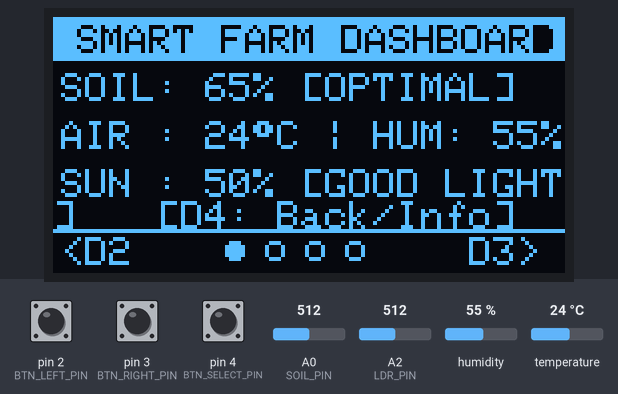
A program run on a simulated Arduino Nano, built with avr-gcc and run on an emulated ATmega328P. On the bench: 128×64 one-colour display. The inputs (shaded band) are chosen by the test bench; at power-on: pin 2 (BTN_LEFT_PIN) HIGH, A2 (LDR_PIN) = 512, pin 4 (BTN_SELECT_PIN) HIGH, pin 3 (BTN_RIGHT_PIN) HIGH, A0 (SOIL_PIN) = 512, humidity 55 %, temperature 24 °C. What the program prints to the serial monitor is not drawn.

Above: at 2.6 s.
2.7 s: pin 2 (BTN_LEFT_PIN) pulled LOW for 0.15 s
At 3.4 s:
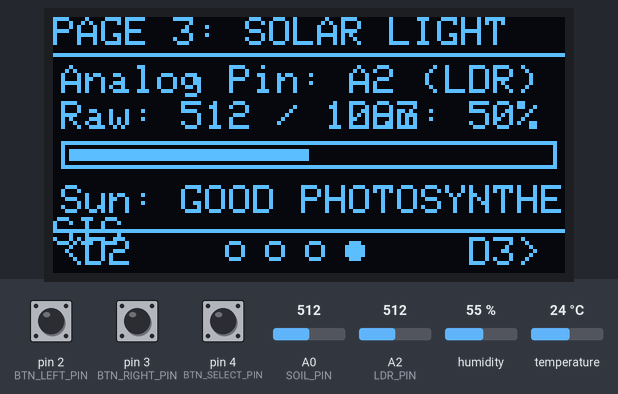
4.3 s: A2 (LDR_PIN) set to 470
At 5.5 s:
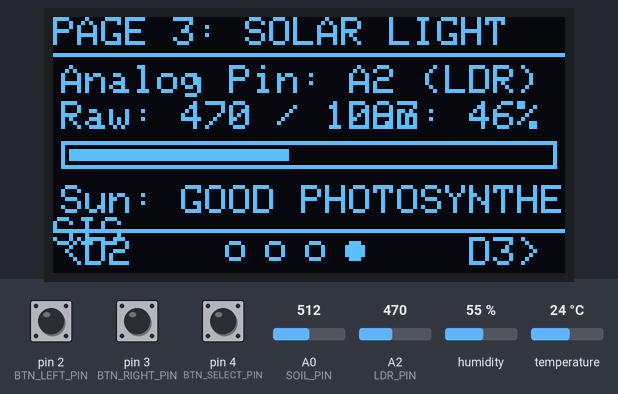
5.8 s: A2 (LDR_PIN) set to 445
At 7.3 s:
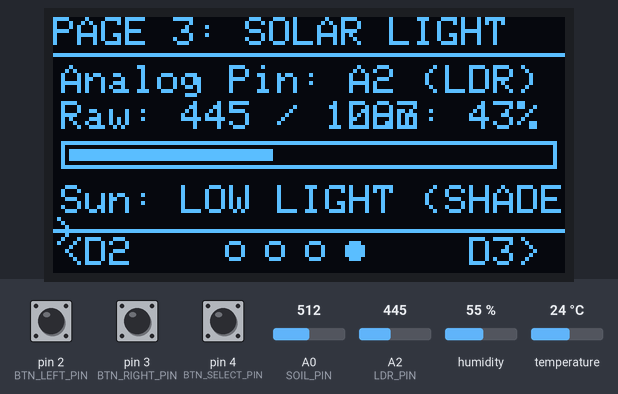
7.6 s: pin 2 (BTN_LEFT_PIN) pulled LOW for 1 s
At 8.1 s:
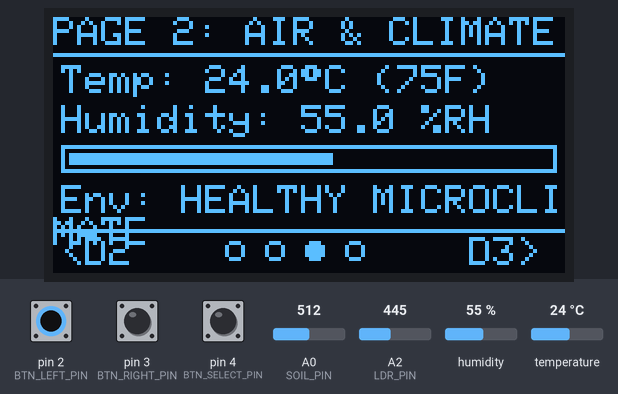
10.1 s: pin 2 (BTN_LEFT_PIN) pulled LOW for 0.15 s
At 11.3 s:
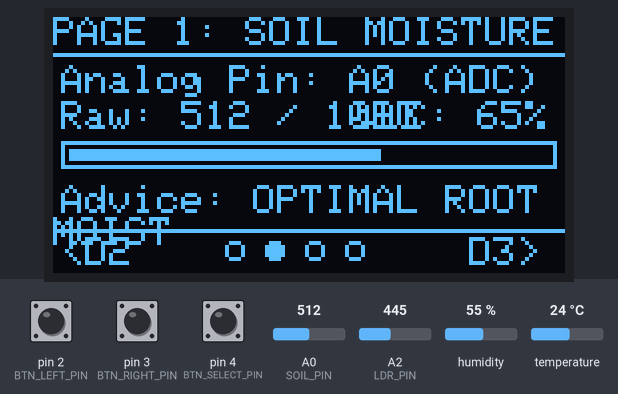
11.7 s: pin 4 (BTN_SELECT_PIN) pulled LOW for 0.15 s
At 11.87 s:
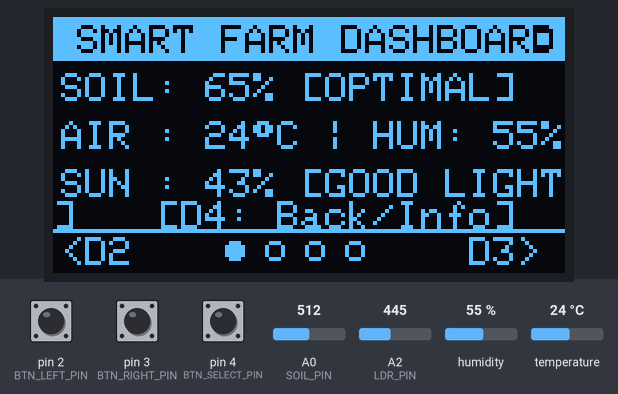
Timing chart, 0 to 13.4 s (numbered marks = the images above; inputs shaded):
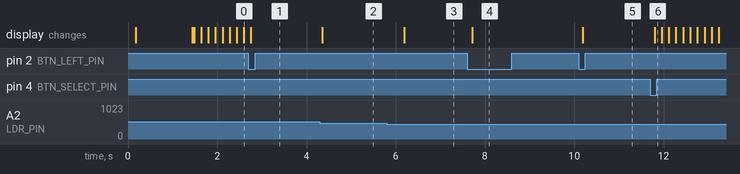

The program:

main.cpp
```cpp
/**
 * ============================================================================
 * Project: Smart Farming Assistance Device (Agri-Assist Handheld)
 * Target Microcontroller: Arduino Nano (ATmega328P, 5V, 16MHz)
 * Display: 0.96" Monochrome I2C OLED (SSD1306, 128x64)
 * Navigation: 3 Tactile Push Buttons (Left: D2, Right: D3, Select/Back: D4)
 *
 * Sensors:
 *   1. Soil Moisture Sensor (Analog): Pin A0 (ADC 0-1023)
 *   2. DHT11 Temp & Humidity Sensor: Pin A1 (Digital IO mode on Pin A1)
 *   3. LDR Light Sensor (Analog): Pin A2 (ADC 0-1023)
 *
 * Display Layout:
 *   - Page 0: Home Dashboard (Overview of all 3 sensors + agronomic health)
 *   - Page 1: Soil Moisture Details (Raw ADC, %, Progress Bar, Irrigation Advice)
 *   - Page 2: Micro-Climate Details (Temp in °C/°F, Humidity %, Heat Index, Crop Risk)
 *   - Page 3: Sunlight & Photometrics (Raw ADC, Light %, Progress Bar, Lighting Status)
 * ============================================================================
 */

#include <Arduino.h>
#include <Wire.h>
#include <Adafruit_GFX.h>
#include <Adafruit_SSD1306.h>
#include <DHT.h>

// ==================== HARDWARE PIN CONFIGURATION ====================
// 3 Push Buttons (Using internal INPUT_PULLUP: Pressed = LOW, Idle = HIGH)
#define BTN_LEFT_PIN      2    // Pin D2: Previous Page (Left)
#define BTN_RIGHT_PIN     3    // Pin D3: Next Page (Right)
#define BTN_SELECT_PIN    4    // Pin D4: Select / Back to Home Dashboard

// Sensors (Grouped cleanly on Arduino Nano Analog Pins)
#define SOIL_PIN          A0   // Soil Moisture Sensor (Analog In 0-1023)
#define DHT_PIN           A1   // DHT11 Sensor Signal Pin (Pin A1 / Digital 15)
#define LDR_PIN           A2   // LDR Light Sensor (Analog In 0-1023)
#define DHT_TYPE          DHT11

// OLED Display Configuration (I2C: SCL = Pin A5, SDA = Pin A4)
#define SCREEN_WIDTH      128
#define SCREEN_HEIGHT     64
#define OLED_RESET        -1   // Shared reset pin (-1 if no dedicated reset pin)
#define SCREEN_ADDRESS    0x3C // 0x3C is standard for 0.96" SSD1306 (or 0x3D)

// ==================== SENSOR CALIBRATION CONSTANTS ====================
// Typical resistive soil sensor: in dry air ~950-1023, in tap water ~250-350
// Invert logic: High ADC = Dry (0%), Low ADC = Saturated (100%)
#define SOIL_AIR_RAW      950
#define SOIL_WATER_RAW    280

// LDR calibration with 10k pull-down: Dark ~50-100, Direct light ~900-1000
#define LDR_DARK_RAW      60
#define LDR_SUN_RAW       950

// ==================== GLOBAL OBJECTS & STATE ====================
Adafruit_SSD1306 display(SCREEN_WIDTH, SCREEN_HEIGHT, &Wire, OLED_RESET);
DHT dht(DHT_PIN, DHT_TYPE);

// Navigation State
// 0 = Dashboard (Home), 1 = Soil Moisture, 2 = Climate (DHT11), 3 = Solar/LDR
uint8_t currentPage = 0;
const uint8_t TOTAL_PAGES = 4;

// Button Debounce and State Tracking
uint8_t lastLeftReading   = HIGH;
uint8_t lastRightReading  = HIGH;
uint8_t lastSelectReading = HIGH;
unsigned long lastDebounceTime = 0;
const unsigned long DEBOUNCE_DELAY_MS = 180;

// Sensor Data Storage
int   soilRaw = 0;
int   soilPercent = 0;
float dhtTemp = 28.0;
float dhtHumidity = 65.0;
bool  dhtValid = false;
int   ldrRaw = 0;
int   ldrPercent = 0;

// System Diagnostics & UI Pulse
uint8_t heartbeatTick = 0;
bool showFahrenheit = false;

// Non-blocking Timing Loops
unsigned long lastFastSensorRead = 0;
unsigned long lastDhtRead = 0;
unsigned long lastDisplayUpdate = 0;

// ==================== HELPER FUNCTIONS ====================

// Read Soil Moisture Sensor (Analog Pin A0)
void readSoilSensor() {
  soilRaw = analogRead(SOIL_PIN);
  // Resistive sensor: higher ADC means drier soil
  int mapped = map(soilRaw, SOIL_AIR_RAW, SOIL_WATER_RAW, 0, 100);
  soilPercent = constrain(mapped, 0, 100);
}

// Read LDR Light Sensor (Analog Pin A2)
void readLdrSensor() {
  ldrRaw = analogRead(LDR_PIN);
  int mapped = map(ldrRaw, LDR_DARK_RAW, LDR_SUN_RAW, 0, 100);
  ldrPercent = constrain(mapped, 0, 100);
}

// Read DHT11 Temperature & Humidity (Pin A1)
void readDhtSensor() {
  float h = dht.readHumidity();
  float t = dht.readTemperature(); // Reading Celsius

  if (isnan(h) || isnan(t)) {
    dhtValid = false;
  } else {
    dhtValid = true;
    dhtHumidity = h;
    dhtTemp = t;
  }
}

// Draw a smooth bordered horizontal progress bar
void drawProgressBar(int16_t x, int16_t y, int16_t w, int16_t h, int percent) {
  display.drawRect(x, y, w, h, SSD1306_WHITE);
  int fillW = (int)((long)(w - 4) * percent / 100);
  fillW = constrain(fillW, 0, w - 4);
  if (fillW > 0) {
    display.fillRect(x + 2, y + 2, fillW, h - 4, SSD1306_WHITE);
  }
}

// Draw unified footer navigation bar with page dots and button hints
void drawFooterNav(uint8_t page) {
  display.drawLine(0, 53, 127, 53, SSD1306_WHITE);

  // Left & Right navigation hints
  display.setTextSize(1);
  display.setTextColor(SSD1306_WHITE);
  display.setCursor(2, 55);
  display.print(F("<D2"));

  display.setCursor(104, 55);
  display.print(F("D3>"));

  // Centered Pagination Dots: [*] [ ] [ ] [ ]
  int startX = 45;
  for (uint8_t i = 0; i < TOTAL_PAGES; i++) {
    int dotX = startX + (i * 10);
    if (i == page) {
      display.fillCircle(dotX, 58, 2, SSD1306_WHITE);
    } else {
      display.drawCircle(dotX, 58, 2, SSD1306_WHITE);
    }
  }
}

// ==================== OLED PAGE RENDERERS ====================

// -------------------------------------------------------------
// PAGE 0: SMART FARMING DASHBOARD (HOME OVERVIEW)
// -------------------------------------------------------------
void renderDashboard() {
  // Header bar with system heartbeat icon
  display.fillRect(0, 0, 128, 11, SSD1306_WHITE);
  display.setTextColor(SSD1306_BLACK, SSD1306_WHITE);
  display.setTextSize(1);
  display.setCursor(6, 2);
  display.print(F("SMART FARM DASHBOARD"));

  // Pulsing activity indicator in top-right corner
  heartbeatTick = (heartbeatTick + 1) % 4;
  if (heartbeatTick < 2) {
    display.fillCircle(122, 5, 2, SSD1306_BLACK);
  } else {
    display.drawCircle(122, 5, 2, SSD1306_BLACK);
  }

  display.setTextColor(SSD1306_WHITE);

  // 1. Soil Overview
  display.setCursor(2, 14);
  display.print(F("SOIL: "));
  display.print(soilPercent);
  display.print(F("% "));
  if (soilPercent < 30) {
    display.print(F("[DRY:IRRIGATE]"));
  } else if (soilPercent <= 70) {
    display.print(F("[OPTIMAL]"));
  } else {
    display.print(F("[WATERLOGGED]"));
  }

  // 2. Air / Climate Overview
  display.setCursor(2, 26);
  display.print(F("AIR : "));
  if (dhtValid) {
    if (showFahrenheit) {
      int tempF = (int)((dhtTemp * 1.8) + 32.0);
      display.print(tempF);
      display.print(F("F "));
    } else {
      display.print((int)dhtTemp);
      display.print((char)247); // Degree symbol
      display.print(F("C "));
    }
    display.print(F("| HUM: "));
    display.print((int)dhtHumidity);
    display.print(F("%"));
  } else {
    display.print(F("DHT11 CONNECTING.."));
  }

  // 3. Sunlight Overview
  display.setCursor(2, 38);
  display.print(F("SUN : "));
  display.print(ldrPercent);
  display.print(F("% "));
  if (ldrPercent < 20) {
    display.print(F("[NIGHT/DARK]"));
  } else if (ldrPercent <= 75) {
    display.print(F("[GOOD LIGHT]"));
  } else {
    display.print(F("[BRIGHT SUN]"));
  }

  // 4. Action bar hint
  display.setCursor(26, 46);
  display.print(F("[D4: Back/Info]"));

  drawFooterNav(0);
}

// -------------------------------------------------------------
// PAGE 1: SOIL MOISTURE SENSOR DETAILS (ANALOG A0)
// -------------------------------------------------------------
void renderSoilPage() {
  // Title Bar
  display.setTextSize(1);
  display.setTextColor(SSD1306_WHITE);
  display.setCursor(0, 0);
  display.print(F("PAGE 1: SOIL MOISTURE"));
  display.drawLine(0, 9, 127, 9, SSD1306_WHITE);

  // Raw ADC Value & Pin info
  display.setCursor(2, 12);
  display.print(F("Analog Pin: A0 (ADC)"));
  display.setCursor(2, 21);
  display.print(F("Raw: "));
  display.print(soilRaw);
  display.print(F(" / 1023"));

  // Moisture Percentage Display
  display.setCursor(76, 21);
  display.print(F("VWC: "));
  display.print(soilPercent);
  display.print(F("%"));

  // Moisture Graphic Gauge Bar
  drawProgressBar(2, 31, 124, 7, soilPercent);

  // Agricultural Agronomic Status
  display.setCursor(2, 42);
  display.print(F("Advice: "));
  if (soilPercent < 25) {
    display.print(F("CRITICAL! IRRIGATE"));
  } else if (soilPercent < 45) {
    display.print(F("DRY - SCHEDULE WATER"));
  } else if (soilPercent <= 75) {
    display.print(F("OPTIMAL ROOT MOIST"));
  } else {
    display.print(F("WET - DRAINAGE ALERT"));
  }

  drawFooterNav(1);
}

// -------------------------------------------------------------
// PAGE 2: AIR CLIMATE SENSOR DETAILS (DHT11 PIN A1)
// -------------------------------------------------------------
void renderClimatePage() {
  // Title Bar
  display.setTextSize(1);
  display.setTextColor(SSD1306_WHITE);
  display.setCursor(0, 0);
  display.print(F("PAGE 2: AIR & CLIMATE"));
  display.drawLine(0, 9, 127, 9, SSD1306_WHITE);

  if (dhtValid) {
    // Temperature Display
    display.setCursor(2, 12);
    display.print(F("Temp: "));
    display.print(dhtTemp, 1);
    display.print((char)247);
    display.print(F("C ("));
    float tempF = (dhtTemp * 1.8) + 32.0;
    display.print((int)tempF);
    display.print(F("F)"));

    // Relative Humidity Display
    display.setCursor(2, 22);
    display.print(F("Humidity: "));
    display.print(dhtHumidity, 1);
    display.print(F(" %RH"));

    // Humidity Graphic Gauge Bar
    drawProgressBar(2, 32, 124, 7, (int)dhtHumidity);

    // Farm Climate Assessment
    display.setCursor(2, 42);
    display.print(F("Env: "));
    if (dhtTemp > 35.0) {
      display.print(F("HEAT STRESS ON CROPS"));
    } else if (dhtTemp < 15.0) {
      display.print(F("CHILLING / COLD RISK"));
    } else if (dhtHumidity > 80.0) {
      display.print(F("HIGH FUNGAL DISEASE"));
    } else {
      display.print(F("HEALTHY MICROCLIMATE"));
    }
  } else {
    display.setCursor(2, 18);
    display.print(F("DHT11 Sensor Signal"));
    display.setCursor(2, 28);
    display.print(F("Listening on Pin A1..."));
    display.setCursor(2, 40);
    display.print(F("Check 5V, GND, Pin A1"));
  }

  drawFooterNav(2);
}

// -------------------------------------------------------------
// PAGE 3: SOLAR RADIATION & LIGHT DETAILS (LDR PIN A2)
// -------------------------------------------------------------
void renderLightPage() {
  // Title Bar
  display.setTextSize(1);
  display.setTextColor(SSD1306_WHITE);
  display.setCursor(0, 0);
  display.print(F("PAGE 3: SOLAR LIGHT"));
  display.drawLine(0, 9, 127, 9, SSD1306_WHITE);

  // Raw ADC Value & Pin info
  display.setCursor(2, 12);
  display.print(F("Analog Pin: A2 (LDR)"));
  display.setCursor(2, 21);
  display.print(F("Raw: "));
  display.print(ldrRaw);
  display.print(F(" / 1023"));

  // Light Percentage Display
  display.setCursor(74, 21);
  display.print(F("Lum: "));
  display.print(ldrPercent);
  display.print(F("%"));

  // Sunlight Level Graphic Gauge Bar
  drawProgressBar(2, 31, 124, 7, ldrPercent);

  // Photosynthesis Status
  display.setCursor(2, 42);
  display.print(F("Sun: "));
  if (ldrPercent < 15) {
    display.print(F("NIGHT / SHADOWED"));
  } else if (ldrPercent < 45) {
    display.print(F("LOW LIGHT (SHADE)"));
  } else if (ldrPercent <= 80) {
    display.print(F("GOOD PHOTOSYNTHESIS"));
  } else {
    display.print(F("HIGH SOLAR SCORCH"));
  }

  drawFooterNav(3);
}

// Master Render Dispatcher
void updateDisplay() {
  display.clearDisplay();

  switch (currentPage) {
    case 0:
      renderDashboard();
      break;
    case 1:
      renderSoilPage();
      break;
    case 2:
      renderClimatePage();
      break;
    case 3:
      renderLightPage();
      break;
    default:
      currentPage = 0;
      renderDashboard();
      break;
  }

  display.display();
}

// ==================== BUTTON NAVIGATION LOGIC ====================
void handleButtons() {
  unsigned long currentMillis = millis();
  if (currentMillis - lastDebounceTime < DEBOUNCE_DELAY_MS) {
    return;
  }

  int leftState   = digitalRead(BTN_LEFT_PIN);
  int rightState  = digitalRead(BTN_RIGHT_PIN);
  int selectState = digitalRead(BTN_SELECT_PIN);

  // 1. Left Button Pressed (Active LOW on Pin D2) -> Previous Page
  if (leftState == LOW && lastLeftReading == HIGH) {
    lastDebounceTime = currentMillis;
    if (currentPage == 0) {
      currentPage = TOTAL_PAGES - 1; // Wrap around to Page 3
    } else {
      currentPage--;
    }
    Serial.print(F("[NAV] D2 Pressed -> Page "));
    Serial.println(currentPage);
  }

  // 2. Right Button Pressed (Active LOW on Pin D3) -> Next Page
  if (rightState == LOW && lastRightReading == HIGH) {
    lastDebounceTime = currentMillis;
    currentPage = (currentPage + 1) % TOTAL_PAGES;
    Serial.print(F("[NAV] D3 Pressed -> Page "));
    Serial.println(currentPage);
  }

  // 3. Select / Back Button Pressed (Active LOW on Pin D4)
  if (selectState == LOW && lastSelectReading == HIGH) {
    lastDebounceTime = currentMillis;
    if (currentPage != 0) {
      // If inside Page 1, 2, or 3: JUMP DIRECTLY BACK TO DASHBOARD (Page 0)
      currentPage = 0;
      Serial.println(F("[NAV] D4 Select/Back -> Jump to Dashboard (Page 0)"));
    } else {
      // If already on Dashboard: Toggle °C <-> °F or force sensor refresh
      showFahrenheit = !showFahrenheit;
      readSoilSensor();
      readLdrSensor();
      readDhtSensor();
      Serial.println(F("[NAV] D4 Select -> Refresh Sensors & Toggle Unit"));
    }
  }

  lastLeftReading   = leftState;
  lastRightReading  = rightState;
  lastSelectReading = selectState;
}

// Print Diagnostics to Serial Monitor for USB Telemetry
void printSerialDiagnostics() {
  Serial.print(F("[DATA] Soil A0: "));
  Serial.print(soilRaw);
  Serial.print(F(" ("));
  Serial.print(soilPercent);
  Serial.print(F("%) | LDR A2: "));
  Serial.print(ldrRaw);
  Serial.print(F(" ("));
  Serial.print(ldrPercent);
  Serial.print(F("%) | Temp: "));
  if (dhtValid) {
    Serial.print(dhtTemp, 1);
    Serial.print(F("C | Hum: "));
    Serial.print(dhtHumidity, 1);
    Serial.print(F("%"));
  } else {
    Serial.print(F("DHT_WAIT"));
  }
  Serial.print(F(" | Active Page: "));
  Serial.println(currentPage);
}

// ==================== ARDUINO SETUP & LOOP ====================
void setup() {
  Serial.begin(115200);
  delay(100);
  Serial.println(F("=============================================="));
  Serial.println(F("   SMART FARMING ASSISTANCE DEVICE (NANO)     "));
  Serial.println(F("=============================================="));

  // Initialize Push Buttons with Internal Pull-Ups
  pinMode(BTN_LEFT_PIN, INPUT_PULLUP);
  pinMode(BTN_RIGHT_PIN, INPUT_PULLUP);
  pinMode(BTN_SELECT_PIN, INPUT_PULLUP);

  // Initialize Analog Sensors
  pinMode(SOIL_PIN, INPUT);
  pinMode(LDR_PIN, INPUT);

  // Initialize DHT11 Sensor on Pin A1
  dht.begin();

  // Initialize OLED Display (I2C Address 0x3C)
  if (!display.begin(SSD1306_SWITCHCAPVCC, SCREEN_ADDRESS)) {
    Serial.println(F("ERROR: OLED at 0x3C failed! Trying 0x3D..."));
    if (!display.begin(SSD1306_SWITCHCAPVCC, 0x3D)) {
      Serial.println(F("FATAL: SSD1306 OLED not detected on I2C A4/A5."));
      while (1) {
        // Fast blink built-in LED as hardware error indicator
        pinMode(LED_BUILTIN, OUTPUT);
        digitalWrite(LED_BUILTIN, HIGH);
        delay(120);
        digitalWrite(LED_BUILTIN, LOW);
        delay(120);
      }
    }
  }

  // Display Splash Screen
  display.clearDisplay();
  display.setTextColor(SSD1306_WHITE);
  display.setTextSize(1);
  display.setCursor(14, 8);
  display.print(F("AGRI-ASSISTANT"));
  display.setCursor(6, 22);
  display.print(F("Smart Farming Device"));
  display.setCursor(16, 38);
  display.print(F("Calibrating..."));
  drawProgressBar(14, 48, 100, 6, 100);
  display.display();
  delay(1200);

  // Initial Sensor Sampling
  readSoilSensor();
  readLdrSensor();
  readDhtSensor();

  updateDisplay();
  Serial.println(F("System Ready! Use D2 (Left), D3 (Right), D4 (Select/Back)."));
}

void loop() {
  unsigned long currentMillis = millis();

  // 1. Process Button Presses (High frequency responsive debouncing)
  handleButtons();

  // 2. Read Fast Analog Sensors (Soil A0 & LDR A2 every 350ms)
  if (currentMillis - lastFastSensorRead >= 350) {
    lastFastSensorRead = currentMillis;
    readSoilSensor();
    readLdrSensor();
  }

  // 3. Read DHT11 Temperature & Humidity (every 2000ms for accurate sampling)
  if (currentMillis - lastDhtRead >= 2000) {
    lastDhtRead = currentMillis;
    readDhtSensor();
    printSerialDiagnostics();
  }

  // 4. Smooth Display Refresh (every 80ms / ~12.5 FPS)
  if (currentMillis - lastDisplayUpdate >= 80) {
    lastDisplayUpdate = currentMillis;
    updateDisplay();
  }
}
```

Measured:
- the behaviour switches between 461 and 460 on A2 (LDR_PIN) (found by bisection; images 2 and 3)
- after the input at 2.7 s, the display: changes after 0.06 s (image 1)
- after the input at 4.3 s, the display: changes after 0.05 s (image 2)
- after the input at 5.8 s, the display: changes after 0.39 s (image 3)
- after the input at 7.6 s, the display: changes after 0.12 s (image 4)
- after the input at 10.1 s, the display: changes after 0.09 s (image 5)
- after the input at 11.7 s, the display: changes after 0.10 s (image 6)
